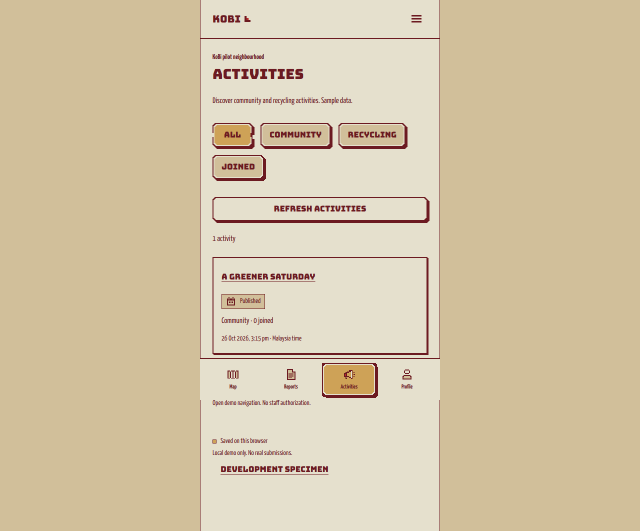
#> input picture docs/verification/part-2/activities-1280x800.png, 1280 x 1061 px, given in place of map-360x800.png, which was not available (shown at 1/2 size)
$ python part2-contact-sheets.py
#> lines starting #> are read from the running program, lines starting #| are printed output that depends on the picture; pictures that were not available may be replaced by others from this repository, and a replacement may not be noted
"""Make review-only contact sheets from the actual Part 2 browser captures."""
from pathlib import Path
from PIL import Image, ImageDraw

root = Path(__file__).resolve().parents[1] / 'docs' / 'verification' / 'part-2'
groups = {
    'resident': ['map', 'reports', 'activities', 'profile'],
    'forms': ['report-form', 'activity-form', 'sign-in', 'create-account'],
    'staff': ['sdp', 'sdp-reports', 'sdp-activities', 'editor'],
    'details': ['report-detail', 'activity-detail', 'sdp-report-detail', 'settings'],
}
created = []
for width, height in [(360, 800), (390, 844), (768, 1024), (1280, 800), (800, 360)]:
    for name, surfaces in groups.items():
        cell_w, cell_h = 390, min(height, 844) + 28
        sheet = Image.new('RGB', (cell_w * 2, cell_h * 2), '#FFF4E7')
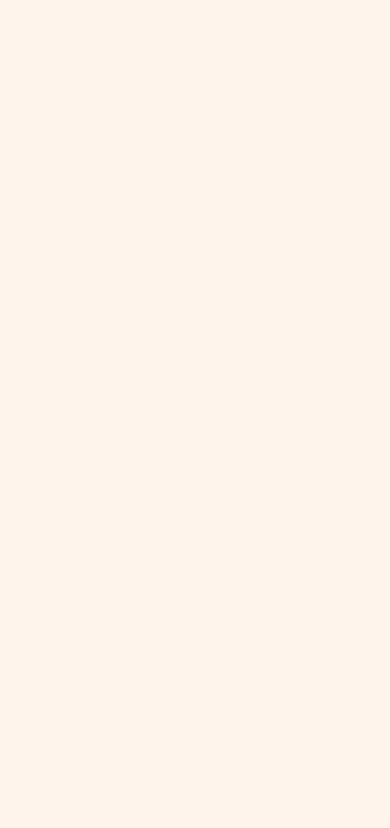
#> sheet: PIL image 780x1656 RGB (shown at 1/2 size); mean R, G, B 255, 244, 231
        draw = ImageDraw.Draw(sheet)
        for index, surface in enumerate(surfaces):
            source = root / f'{surface}-{width}x{height}.png'
            image = Image.open(source).convert('RGB')
#> image is the input picture: PIL image 1280x1061 RGB; mean R, G, B 213.2, 197.8, 167.7
            app_width = min(width, 640 if surface == 'activity-form' else 960 if surface.startswith('sdp') or surface == 'editor' else 480)
            left = (image.width - app_width) // 2
#> left = 460
            image = image.crop((left, 0, left + app_width, min(image.height, height)))
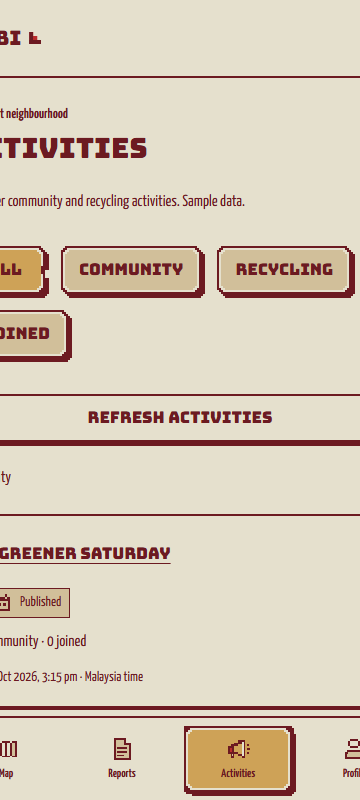
#> image: PIL image 360x800 RGB; mean R, G, B 218.1, 205.7, 186.6
            image.thumbnail((cell_w, cell_h - 28), Image.Resampling.LANCZOS)
            x, y = index % 2 * cell_w, index // 2 * cell_h
            draw.text((x + 8, y + 8), f'{surface} | {width} x {height}', fill='#5E3543')
            sheet.paste(image, (x + (cell_w - image.width) // 2, y + 28))
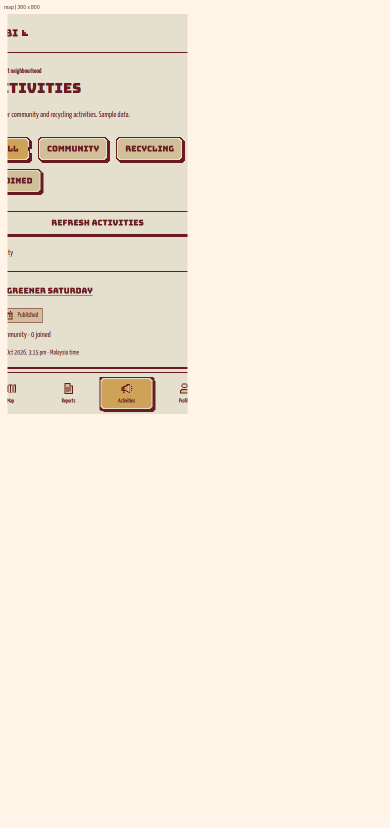
#> sheet: PIL image 780x1656 RGB (shown at 1/2 size); mean R, G, B 246.7, 235.4, 221.1
#> (the run stopped early here; a loop or call above may not have finished)

$ run again, on docs/verification/part-2/activity-form-360x800.png
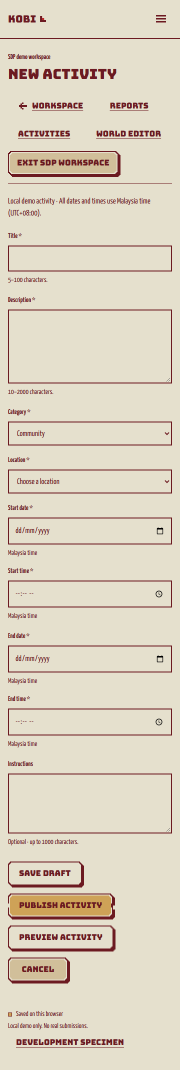
#> input picture docs/verification/part-2/activity-form-360x800.png, 360 x 2139 px, given in place of map-360x800.png, which was not available (shown at 1/2 size)
#> image is the input picture: PIL image 360x2139 RGB; mean R, G, B 221.3, 211.4, 193.2
#> `image = image.crop((left, 0, left + app_width, min(image.height, heigh..`:
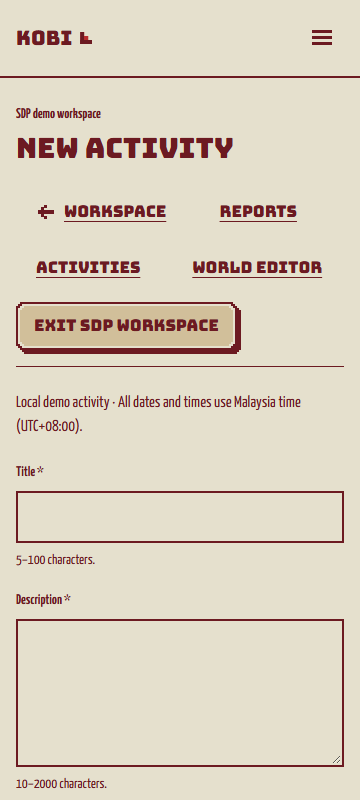
#> image: PIL image 360x800 RGB; mean R, G, B 221.1, 211.3, 193.4
#> `sheet.paste(image, (x + (cell_w - image.width) // 2, y + 28))`:
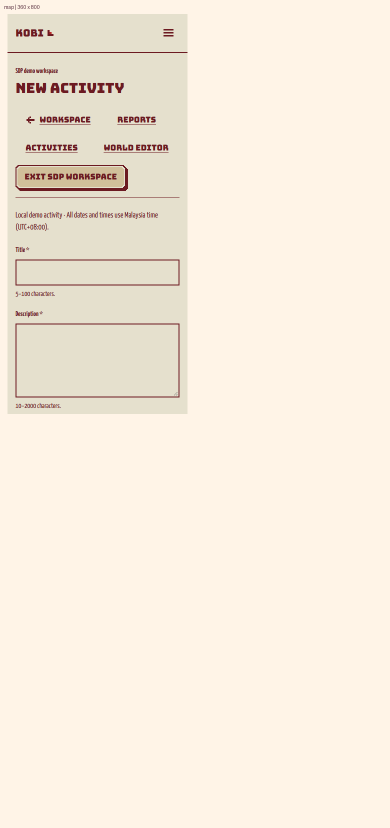
#> sheet: PIL image 780x1656 RGB (shown at 1/2 size); mean R, G, B 247.4, 236.7, 222.6

$ run again, on docs/verification/part-2/activity-form-390x844.png
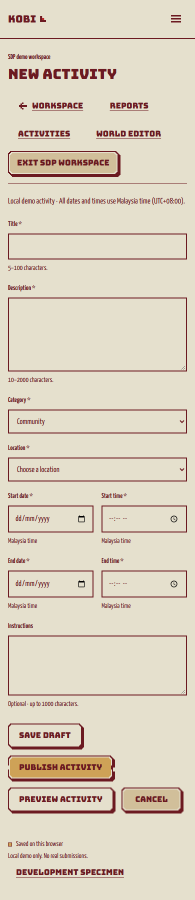
#> input picture docs/verification/part-2/activity-form-390x844.png, 390 x 1799 px, given in place of map-360x800.png, which was not available (shown at 1/2 size)
#> image is the input picture: PIL image 390x1799 RGB; mean R, G, B 220.9, 210.7, 192.5
#> `image = image.crop((left, 0, left + app_width, min(image.height, heigh..`:
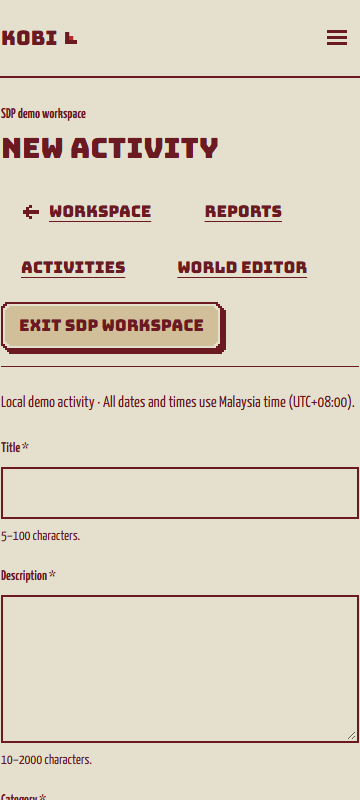
#> image: PIL image 360x800 RGB; mean R, G, B 221, 211.1, 193.2
#> `sheet.paste(image, (x + (cell_w - image.width) // 2, y + 28))`:
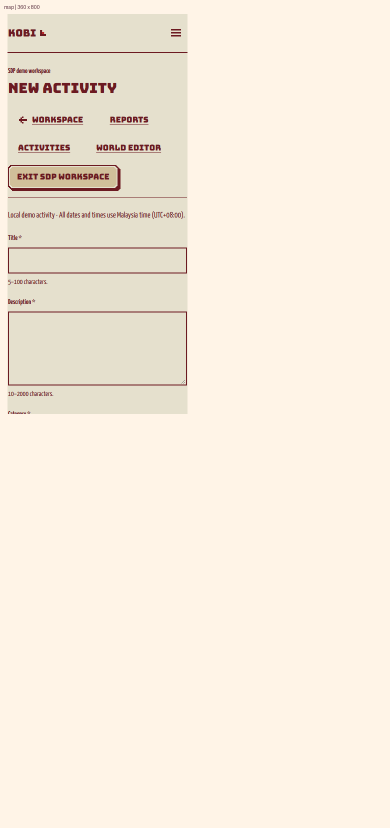
#> sheet: PIL image 780x1656 RGB (shown at 1/2 size); mean R, G, B 247.4, 236.6, 222.6

$ run again, on docs/verification/part-2/activity-form-768x1024.png
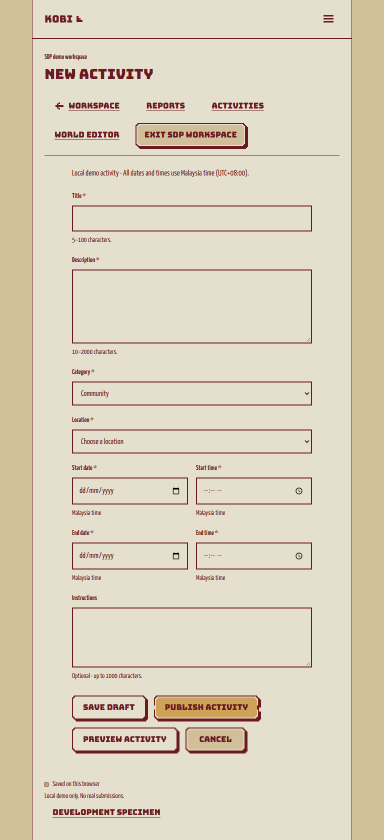
#> input picture docs/verification/part-2/activity-form-768x1024.png, 768 x 1679 px, given in place of map-360x800.png, which was not available (shown at 1/2 size)
#> image is the input picture: PIL image 768x1679 RGB; mean R, G, B 220.5, 210.1, 188.7
#> `image = image.crop((left, 0, left + app_width, min(image.height, heigh..`:
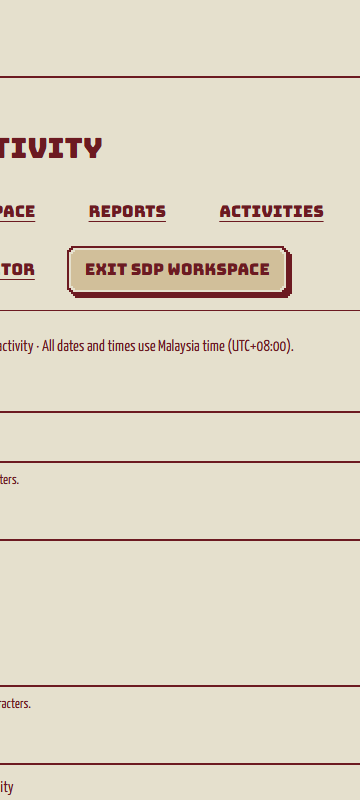
#> image: PIL image 360x800 RGB; mean R, G, B 223.1, 214.5, 196.2
#> `sheet.paste(image, (x + (cell_w - image.width) // 2, y + 28))`:
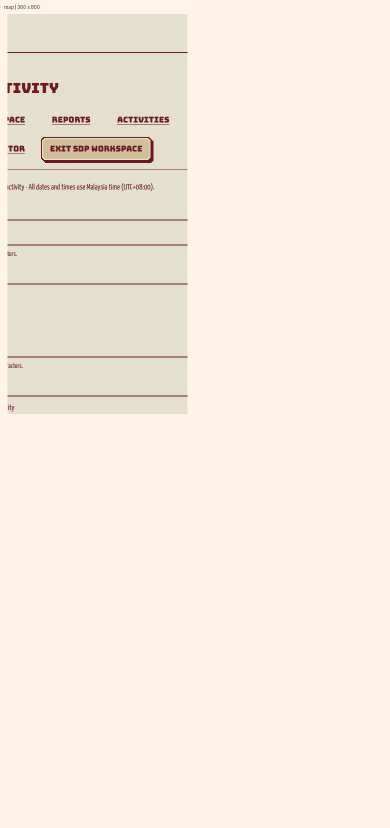
#> sheet: PIL image 780x1656 RGB (shown at 1/2 size); mean R, G, B 247.9, 237.4, 223.2
